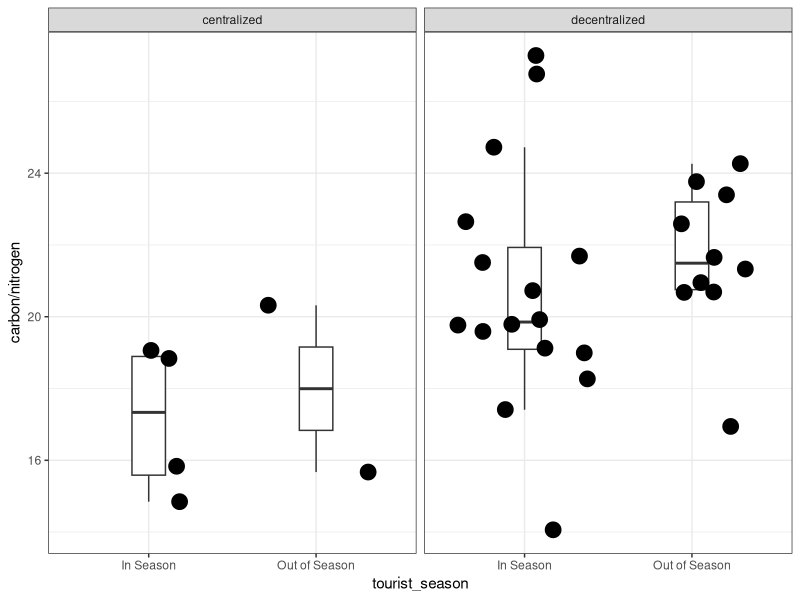
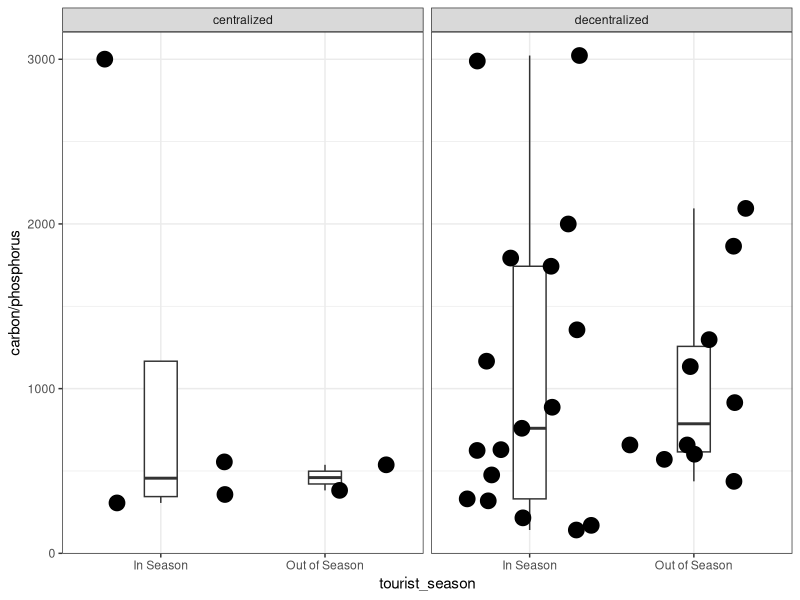
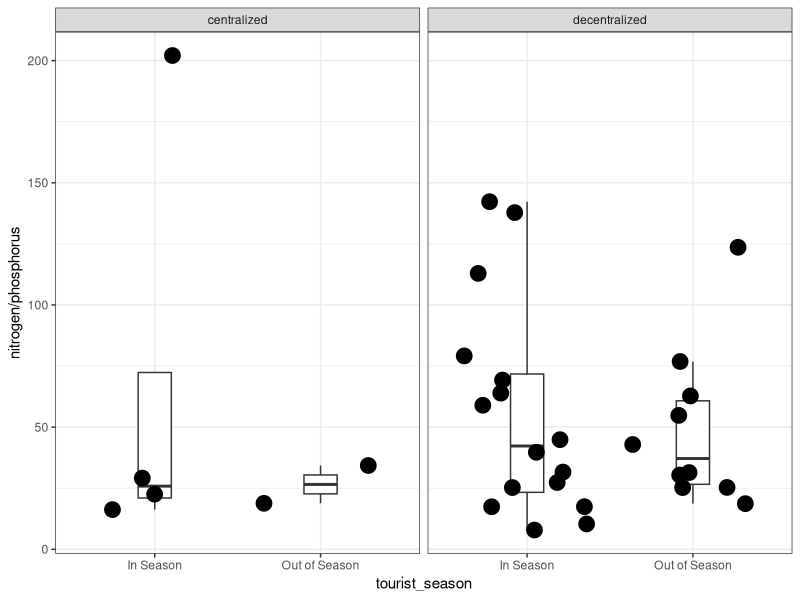

These charts were generated, in order, by the following R code:
## This script is associated with an analysis of spatially and 
## and temporally heterogeneous nutrient loading into Flathead
## Lake's nearshore zone. This script is a piece of the 
## overarching analysis and looks mostly at relating 
## periphyton Carbon, Nitrogen, and Phosphorus stoichiometries
## with wastewater treatment infrastructure
## and a sampling point's temporal position to the tourist 
## season. Questions about this script should be directed to 
## Michael F. Meyer (michael.f.meyer@wsu.edu). 


# 1. Load packages and data -----------------------------------------------

library(tidyverse)
library(vegan)
library(ggrepel)
library(viridis)
library(vegan)
library(car)
library(ggpubr)

stoichiometry_orig <- read.csv(file = "../cleaned_data/stoichiometry.csv")



# 2. Convert mass to moles ------------------------------------------------

stoich <- stoichiometry_orig %>%
  mutate(carbon_moles = (carbon_mg*0.001)/12.0107,
         carbon = carbon_moles/(total_dry_mass_carbon_mg*0.001),
         nitrogen_moles = (nitrogen_mg*0.001)/14.0067,
         nitrogen = nitrogen_moles/(total_dry_mass_nitrogen_mg*0.001),
         phosphorus_mg = phosphorus_ug * 0.001,
         phosphorus_moles = (phosphorus_mg*0.001)/39.973762,
         phosphorus = phosphorus_moles/(total_dry_mass_phosphorus_mg*0.001)) %>%
  select(site, month, stt, tourist_season, carbon, nitrogen, phosphorus)


# 3. Create stoichiometric plots and analyses -----------------------------

carbon_nitrogen <- ggplot(stoich, aes(tourist_season, carbon/nitrogen)) +
  geom_boxplot(width = 0.2, outlier.alpha = 0) +
  geom_jitter(size = 5) +
  facet_wrap(~stt) +
  theme_bw()

carbon_phosphorus <- ggplot(stoich, aes(tourist_season, carbon/phosphorus)) +
  geom_boxplot(width = 0.2, outlier.alpha = 0) +
  geom_jitter(size = 5) +
  facet_wrap(~stt) +
  theme_bw()

nitrogen_phosphorus <- ggplot(stoich, aes(tourist_season, nitrogen/phosphorus)) +
  geom_boxplot(width = 0.2, outlier.alpha = 0) +
  geom_jitter(size = 5) +
  facet_wrap(~stt) +
  theme_bw()
